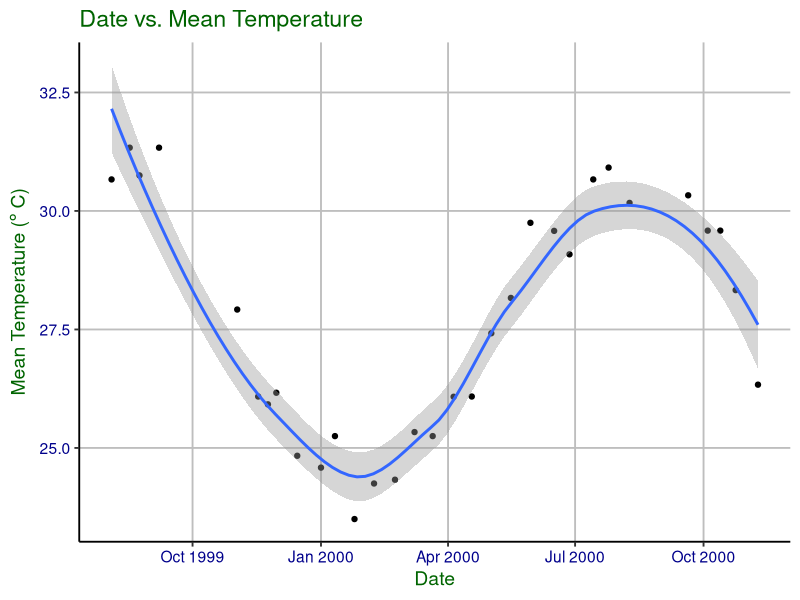
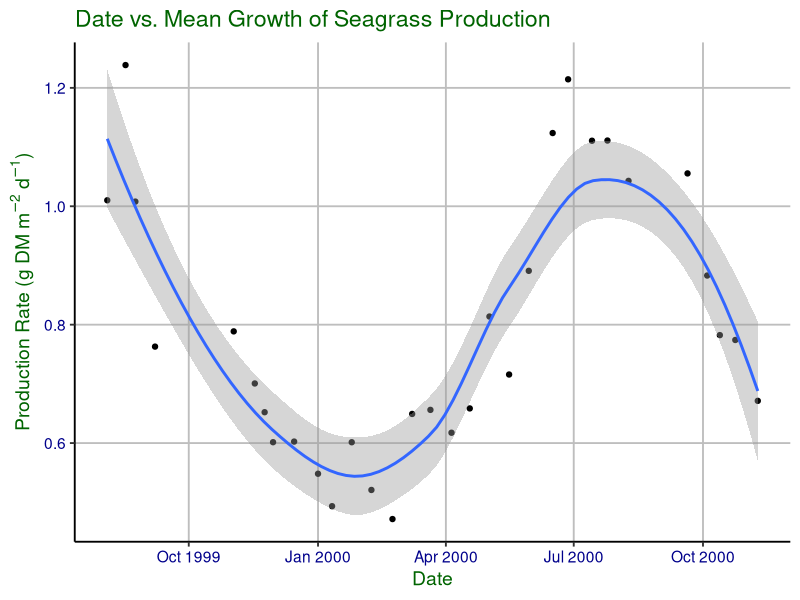
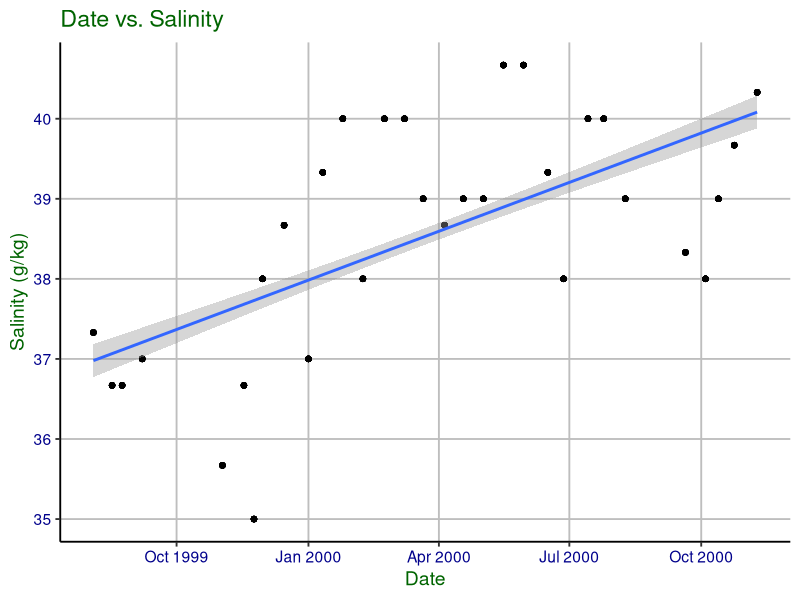
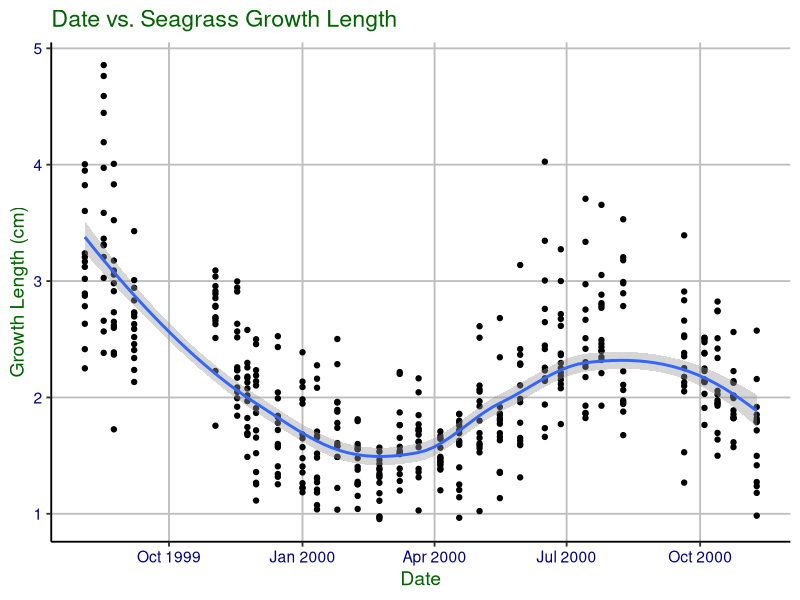
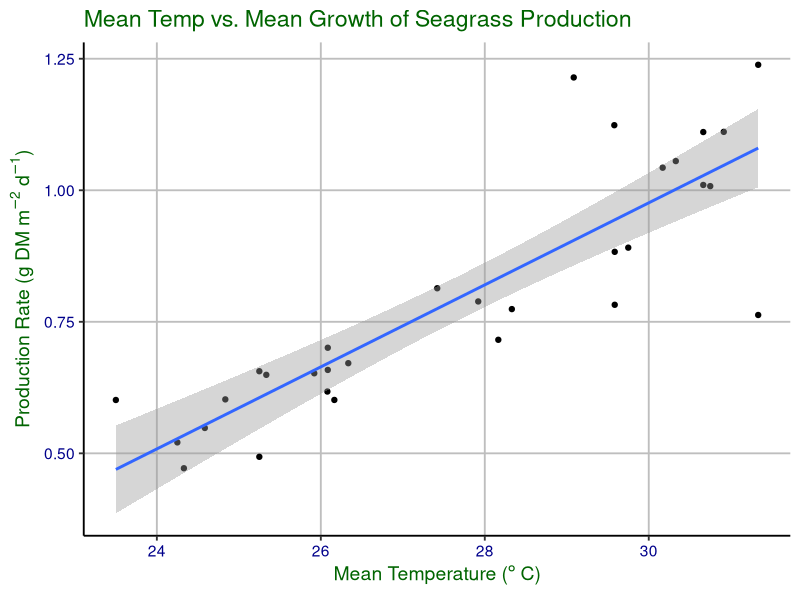
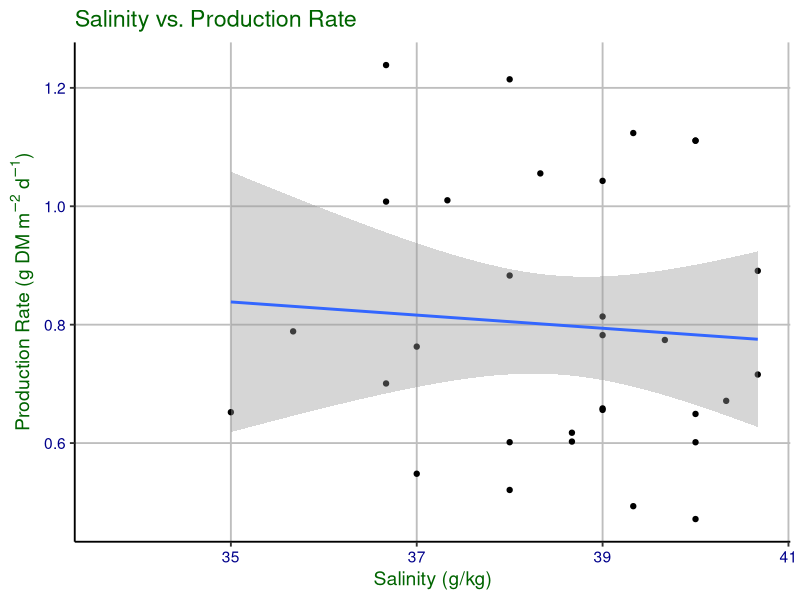
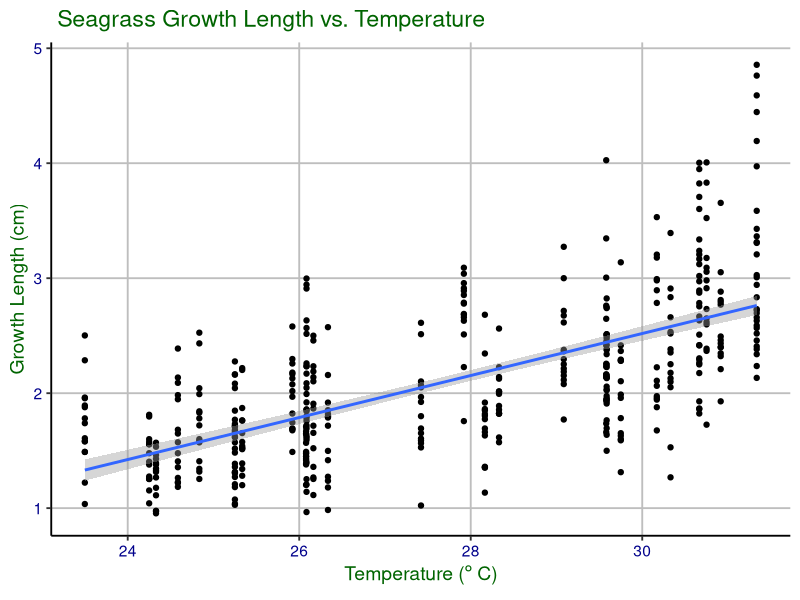
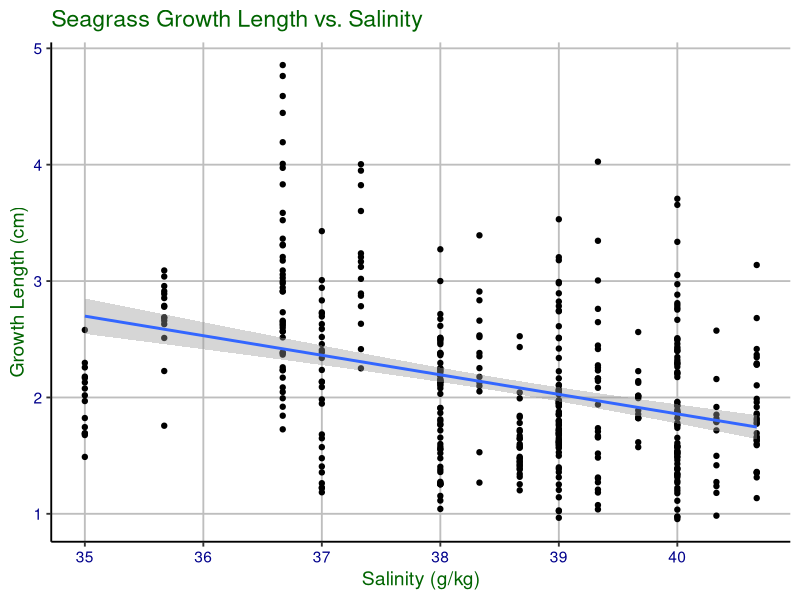

Write R code to recreate these figures, in order.
## ---- chunk 1
knitr::opts_chunk$set(warning = FALSE, message = FALSE)
# import libraries
library(tidyverse)
library(lubridate)
library(here)
library(knitr)

# check that here points to the project folder
here()

# setting plot theme
mytheme <- theme_classic(base_size = 14) +
  theme(axis.text = element_text(color = "darkblue"), 
        title = element_text(color='darkgreen'),
        panel.grid.major = element_line(color = "gray", linetype = "solid"))
# set theme
theme_set(mytheme)

## ---- chunk 2

# import temperature and salinity data
temp_sal <- read.csv(here("./Data/Raw/Temperature-Salinity.csv"), stringsAsFactors = TRUE)
temp_sal$date <- as.Date(temp_sal$date) # set as date
#view(temp_sal)

# import linear growth data
linear_growth <- read.csv(here("./Data/Raw/Seagrass-linear-growth-rates.csv"))
linear_growth$date <- as.Date(linear_growth$date) # set as date

# import production rates data
Seagrass_production_rates <- read_csv(here("./Data/Raw/Seagrass-production-rates.csv"))
#View(Seagrass_production_rates)
#class(Seagrass_production_rates$date) #it is already a date

## ---- chunk 3
# filtering for only reference data (represents whole experiment time)
# creating a mean temp column
# selecting needed columns
# getting rid of possible NAs
temp_processed <- temp_sal %>% 
  filter(treatment == "reference") %>%
  mutate(mean_temp = (min_temp + max_temp) / 2) %>%
  select(date, mean_temp, exp_week) %>% 
  na.omit()

#filtered out the reference treatment only
#omitted any NAs
salinity_processed <- temp_sal %>%
  filter(treatment == "reference") %>%
  select(date, salinity, exp_week) %>% 
  na.omit()

#selected the desired columns 
#filtered out just the reference treatment
#calculated the mean mass growth
#omitted any NAs
prod_rates_clean <- Seagrass_production_rates %>%
  select("treatment", "date", "exp_week", "gr_mass") %>%
  filter(treatment == "reference") %>%
  group_by(date) %>%
  summarise(meangrowth = mean(gr_mass), exp_week = median(exp_week)) %>%
  mutate(treatment = "reference") %>%
  na.omit()

# filtering for only reference data (represents whole experiment time) 
# selecting needed columns
linear_growth_processed <- linear_growth %>% 
  filter(treatment == "reference") %>%
  select(date, gr_length, exp_week)
## ---- chunk 4
temp_production_rate <- full_join(temp_processed, 
                               prod_rates_clean, 
                               by = "exp_week")

# selecting the full date column and removing NAs
temp_production_rate_processed <- temp_production_rate %>%
  select(date.x, mean_temp, exp_week, meangrowth) %>%
  na.omit()
#view(temp_production_rate_processed)

#joined the salinity and production rate data frames together by the experiment week
salinity_prod_rates <- full_join(salinity_processed, prod_rates_clean,
                                 by = "exp_week")
# selecting the full date column and removing NAs
sal_prod_processed <- salinity_prod_rates %>%
  select(date.x, salinity, exp_week, meangrowth) %>%
  na.omit()

# joining temp data and linear growth by using experiment week
temp_lineargrowth <- full_join(temp_processed, 
                               linear_growth_processed, 
                               by = "exp_week")

# selecting the full date column and removing NAs
temp_lineargrowth_processed <- temp_lineargrowth %>%
  select(date.x, mean_temp, gr_length) %>%
  na.omit()

# joining salinity data and linear growth by using experiment week
salinity_lineargrowth <- full_join(salinity_processed, 
                                   linear_growth_processed, 
                                   by = "exp_week")

# selecting the full date column and removing NAs
salinity_lineargrowth_processed <- salinity_lineargrowth %>%
  select(date.x, salinity, gr_length) %>%
  na.omit()

## ---- chunk 5

ggplot(temp_production_rate_processed, aes(x = date.x, y = mean_temp)) +
geom_point() +
  geom_smooth(method = 'loess') +
xlab("Date")+
ylab("Mean Temperature (" * degree~C * ")")+
labs(title = "Date vs. Mean Temperature")
## ---- chunk 6

ggplot(temp_production_rate_processed, aes(x = date.x, y = meangrowth)) +
geom_point() +
  geom_smooth(method = 'loess') +
xlab("Date")+
ylab(expression('Production Rate (g DM m'^-2*' d'^-1*')'))+
labs(title = "Date vs. Mean Growth of Seagrass Production")
## ---- chunk 7

# plot of salinity over time
salinity_time_plot <-
ggplot(salinity_lineargrowth_processed,aes(x=date.x,y=salinity)) + 
  geom_point() + 
  geom_smooth(method = 'lm') +
  labs(title = "Date vs. Salinity",
       y="Salinity (g/kg)",
       x="Date")
plot(salinity_time_plot)

# linear regression of salinity and time
salinity_time_regression <- 
  lm(data = salinity_lineargrowth_processed,
     salinity ~ date.x)
summary(salinity_time_regression)
## ---- chunk 8

# plot of linear growth over time
growth_time_plot <-
ggplot(temp_lineargrowth_processed,aes(x=date.x,y=gr_length)) + 
  geom_point() + 
  geom_smooth(method = 'loess') +
  labs(title = "Date vs. Seagrass Growth Length",
       y="Growth Length (cm)",
       x="Date")
plot(growth_time_plot)
## ---- chunk 9

#plotted mean temp by production rates
ggplot(temp_production_rate_processed, aes(x = mean_temp, y = meangrowth)) +
geom_point() +
  geom_smooth(method = "lm") +
xlab("Mean Temperature (" * degree~C * ")")+
ylab(expression('Production Rate (g DM m'^-2*' d'^-1*')'))+
labs(title = "Mean Temp vs. Mean Growth of Seagrass Production")
## ---- chunk 10

#plotted salinity by production rate
ggplot(salinity_prod_rates, aes(y = meangrowth, x = salinity)) +
  geom_point() +
  geom_smooth(method = "lm") +
  labs(y = expression('Production Rate (g DM m'^-2*' d'^-1*')'), x = "Salinity (g/kg)", 
       title = "Salinity vs. Production Rate")
## ---- chunk 11

# plot comparing linear growth to temperature
growth_temp_plot <-
ggplot(temp_lineargrowth_processed,aes(x=mean_temp,y=gr_length)) + 
  geom_point() + 
  geom_smooth(method = "lm") +
  labs(title = " Seagrass Growth Length vs. Temperature",
       y="Growth Length (cm)",
       x="Temperature (" * degree~C * ")")
plot(growth_temp_plot)
## ---- chunk 12

# plot comparing linear growth to salinity
growth_salinity_plot <-
ggplot(salinity_lineargrowth_processed,aes(x=salinity,y=gr_length)) + 
  geom_point() + 
  geom_smooth(method = "lm") +
  labs(title = "Seagrass Growth Length vs. Salinity",
       y="Growth Length (cm)",
       x="Salinity (g/kg)")
plot(growth_salinity_plot)
